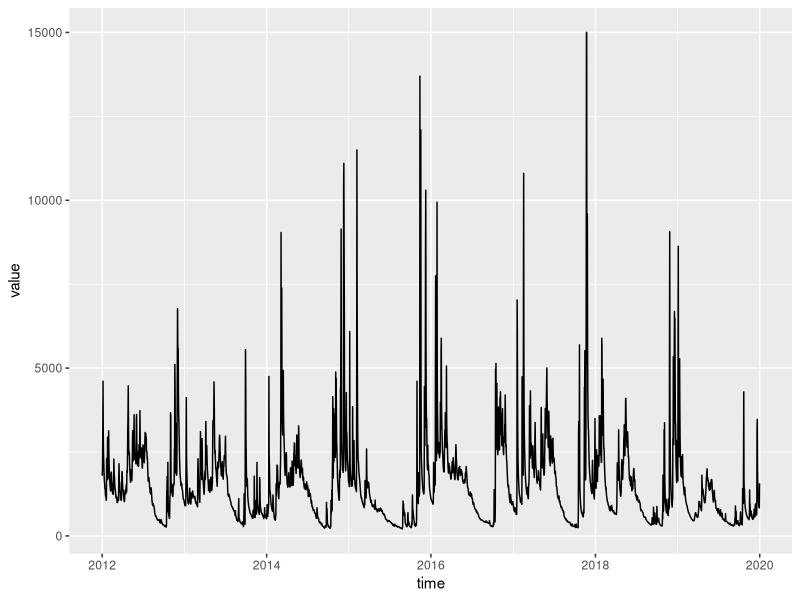

Recreate this plot in R.
## ---- chunk 1
library(ggplot2)
library(tidyverse)
library(here)
library(lubridate)

here()
## ---- chunk 2

discharge_12045500 <- read.csv(here("Data/Raw/daily_discharge_ 12045500.csv"))
gage_12045500 <- read.csv(here("Data/Raw/field_measurements_12045500.csv"))

discharge_12045500$time <- mdy(discharge_12045500$time)
discharge_12045500 <- mutate(discharge_12045500, year = year(time))
discharge_12045500$value <- as.numeric(discharge_12045500$value)

ggplot(data = discharge_12045500 %>% filter(year > 2011 & year < 2020)) +
  geom_line(aes(x = time,y = value))

# Should calculate the mean discharge over the study period for the year, and the 25th and 75th percentile

